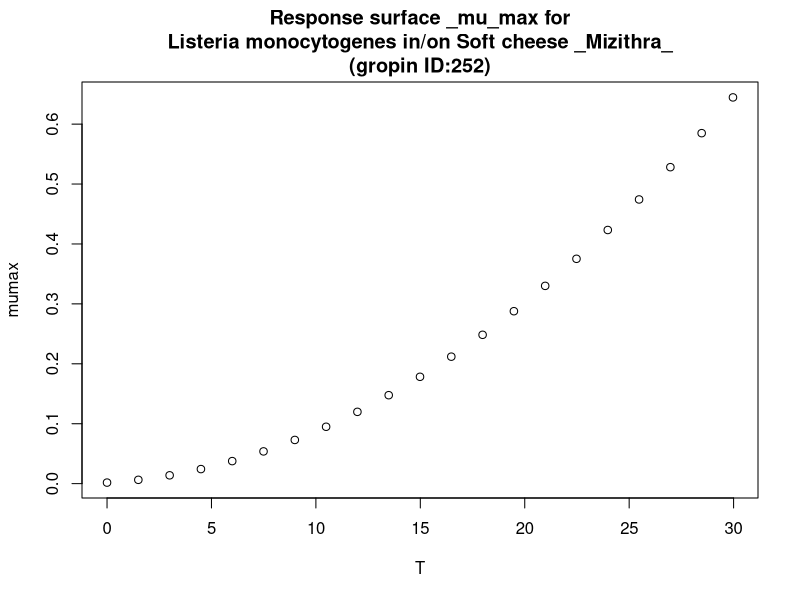

Reproduce this figure in R.
#############################
# start of Parameter script
#############################
T <- seq(0,29.97002997003,length.out=21)
#############################
# end of Parameter script
#############################
############################# 
# start of Model script Gropin ID 252 
#############################
 
# constant coefficients for this model
a <- 0.082
Tmin <- -1.64
 
variables <- data.frame(T)
argumentsPar <- unique.data.frame(expand.grid(variables))
 
# heart of the model
response_surface <- function(T) {
   mumax <-2.302585*(a*(T-Tmin))^2/24

	return(mumax=mumax)
} 

# output parameters
responseSurface <- cbind(argumentsPar,response_surface(argumentsPar['T']))
colnames(responseSurface) <- c(colnames(argumentsPar),'mumax')
#############################
# End of Model script
#############################
############################# 
# start of Visualisation script Gropin ID 252 
#############################
titleText <-'Response surface _mu_max for
Listeria monocytogenes in/on Soft cheese _Mizithra_
(gropin ID:252)'
plot(T,responseSurface$'mumax',xlab='T',
                          ylab='mumax',main=titleText)
#############################
# End of Visualisation script
#############################
